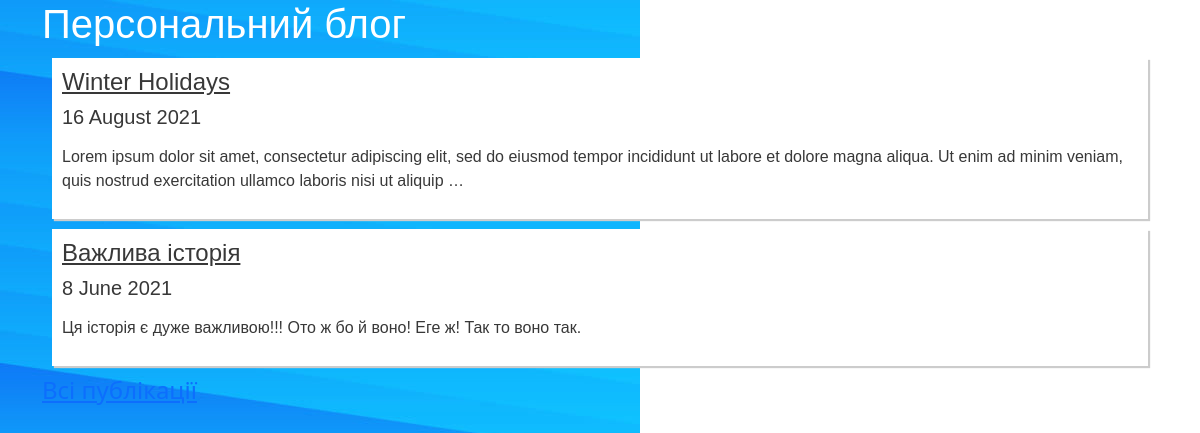
The app's page /, older data.
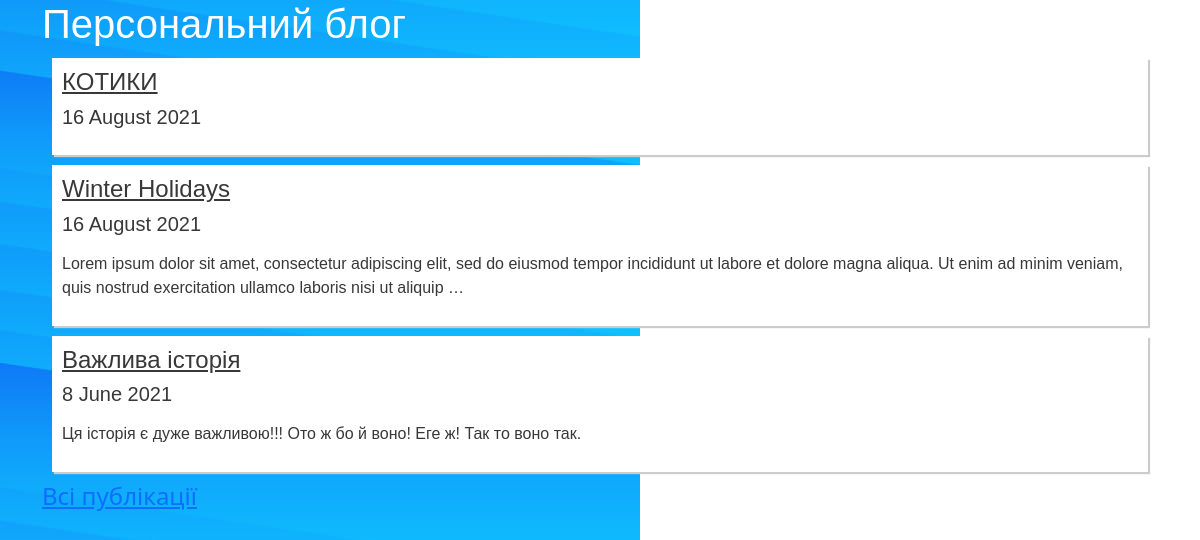
The same page, newer data.
### app_blog/models.py (models this page shows, shortened)
class Article(models.Model):
    title = models.CharField(u'Заголовок', max_length=250,
                help_text=u'Максимум 250 символів')
    description = models.TextField(blank=True,
                                verbose_name=u'Опис')
    pub_date = models.DateTimeField(u'Дата публікації',
                                default=timezone.now)
    slug = models.SlugField(u'Слаг',
                                unique_for_date='pub_date')
    main_page = models.BooleanField(u'Головна',
                                    default=False,
                help_text=u'Показувати на головній сторінці')
    category = models.ForeignKey(Category,
                                related_name='news',
                                blank=True,
                                null=True,
                                verbose_name=u'Категорія',
                                on_delete=models.CASCADE)
    objects = models.Manager()
    class Meta:
        ordering = ['-pub_date']
        verbose_name = u'Стаття'
        verbose_name_plural = u'Статті'
    def get_absolute_url(self):
        try:
            url = reverse('news-detail',
                            kwargs={
                        'year': self.pub_date.strftime("%Y"),
                        'month': self.pub_date.strftime("%m"),
                        'day': self.pub_date.strftime("%d"),
                        'slug': self.slug,
            })
        except:
            url = "/"
        return url

### app_blog/views.py (the view, shortened to what this page needs)
# urls.py: path(r'', views.HomePageView.as_view(), name='home'),
class HomePageView(TemplateView):
    model = Article
    template_name = 'index.html'
    context_object_name = 'categories'
    def get_context_data(self, **kwargs):
        context = super(HomePageView,
                        self).get_context_data(**kwargs)
        context['articles'] = \
            Article.objects.filter(main_page=True)[:5]
        return context

### app_blog/templates/index.html (shortened to what this page needs)
{% extends "base.html" %}
{% load static %}
{% block content %}{% endblock %}

Row changes from the older to the newer data that the page shows:
no longer on this page (row unchanged): Article: pub_date+slug+title "Winter Holidays 16 August 2021 Lorem ipsum dolor sit amet, consectetur adipiscing elit, sed do eiusmod tempor incididunt ut labore et dolore magna aliqua. Ut enim ad minim veniam, quis nostrud exercitation ullamco laboris nisi ut aliquip … Важлива історія 8 June 2021 Ця історія є дуже важливою!!! Ото ж бо й воно! Еге ж! Так то воно так. Всі публікації"
now on this page (row edited): Article: pub_date+slug+title "КОТИКИ 16 August 2021 Winter Holidays 16 August 2021 Lorem ipsum dolor sit amet, consectetur adipiscing elit, sed do eiusmod tempor incididunt ut labore et dolore magna aliqua. Ut enim ad minim veniam, quis nostrud exercitation ullamco laboris nisi ut aliquip … Важлива історія 8 June 2021 Ця історія є дуже важливою!!! Ото ж бо й воно! Еге ж! Так то воно так. Всі публікації"
